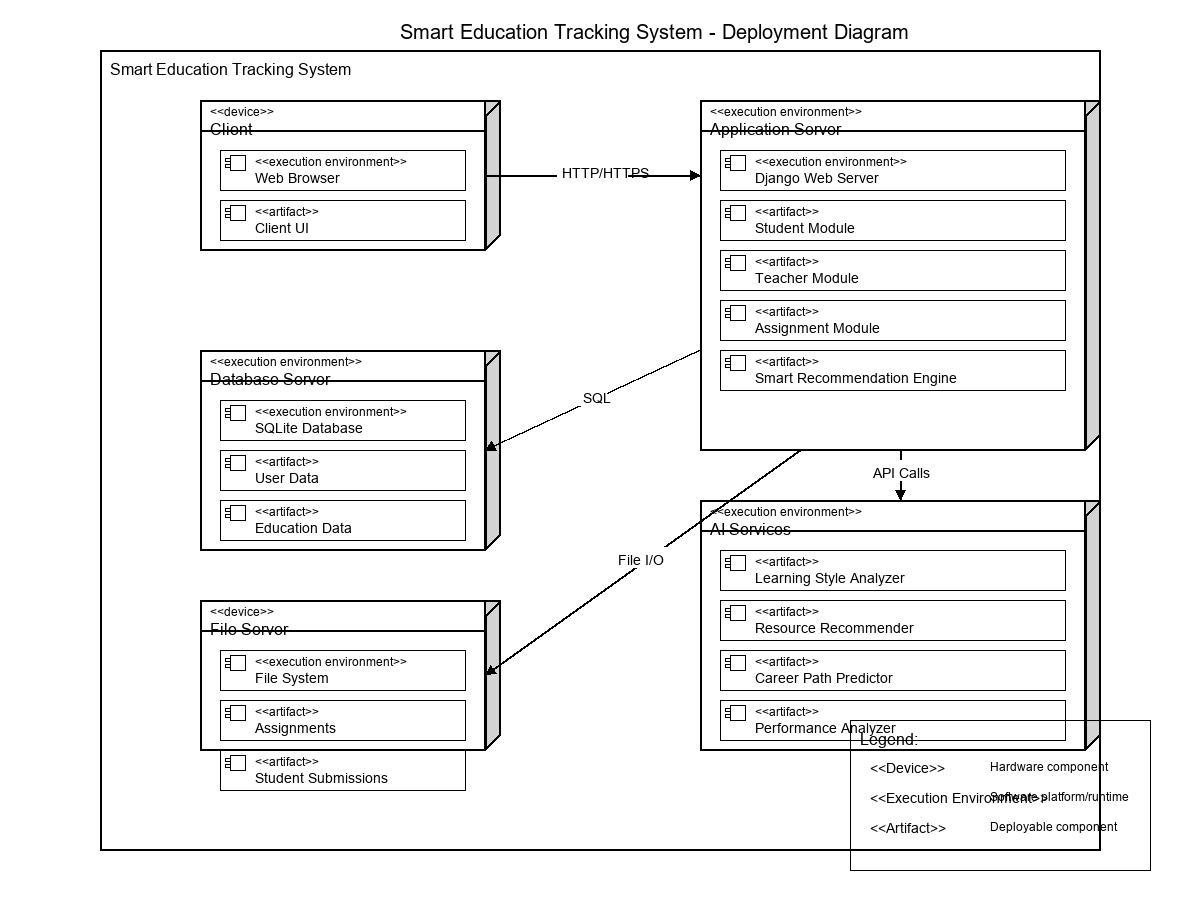

The Python source for this figure:
import matplotlib.pyplot as plt
import numpy as np
from PIL import Image, ImageDraw, ImageFont
import os

# Create a deployment diagram for the Smart Education Tracking System
WIDTH, HEIGHT = 1200, 900
image = Image.new('RGB', (WIDTH, HEIGHT), color='white')
draw = ImageDraw.Draw(image)

# Try to load font, use default if not available
try:
    title_font = ImageFont.truetype("arial.ttf", 20)
    header_font = ImageFont.truetype("arial.ttf", 16)
    normal_font = ImageFont.truetype("arial.ttf", 14)
    small_font = ImageFont.truetype("arial.ttf", 12)
except:
    title_font = ImageFont.load_default()
    header_font = ImageFont.load_default()
    normal_font = ImageFont.load_default()
    small_font = ImageFont.load_default()

# Draw title
draw.text((WIDTH//2-200, 20), "Smart Education Tracking System - Deployment Diagram", 
         fill="black", font=title_font)

# Draw nodes (deployment units)
def draw_node(x, y, width, height, title, components=None, stereotype=None):
    # Draw 3D box effect
    offset = 15
    # Draw back rectangle
    draw.rectangle([(x + offset, y), (x + width, y + height - offset)], 
                 outline="black", fill="lightgrey", width=2)
    # Draw top face
    draw.polygon([(x, y), (x + offset, y), (x + width, y), (x + width - offset, y)], 
                outline="black", fill="lightgrey", width=2)
    # Draw right face
    draw.polygon([(x + width, y), (x + width, y + height - offset), 
                  (x + width - offset, y + height), (x + width - offset, y + offset)], 
                outline="black", fill="lightgrey", width=2)
    
    # Draw main rectangle
    draw.rectangle([(x, y), (x + width - offset, y + height)], 
                 outline="black", fill="white", width=2)
    
    # Draw title separator
    title_height = 30
    draw.line([(x, y + title_height), (x + width - offset, y + title_height)], 
             fill="black", width=2)
    
    # Draw title
    if stereotype:
        draw.text((x + 10, y + 5), f"<<{stereotype}>>", fill="black", font=small_font)
        draw.text((x + 10, y + 20), title, fill="black", font=header_font)
    else:
        draw.text((x + 10, y + 5), title, fill="black", font=header_font)
    
    # Draw components if provided
    if components:
        for i, component in enumerate(components):
            comp_y = y + title_height + 20 + i * 50
            # Draw component box
            draw.rectangle([(x + 20, comp_y), (x + width - offset - 20, comp_y + 40)], 
                         outline="black", fill="white", width=1)
            
            # Draw component icon (small box with two tabs on left)
            icon_x, icon_y = x + 30, comp_y + 5
            icon_width, icon_height = 15, 15
            draw.rectangle([(icon_x, icon_y), (icon_x + icon_width, icon_y + icon_height)], 
                         outline="black", fill="white", width=1)
            draw.rectangle([(icon_x - 5, icon_y + 3), (icon_x, icon_y + 6)], 
                         outline="black", fill="white", width=1)
            draw.rectangle([(icon_x - 5, icon_y + 9), (icon_x, icon_y + 12)], 
                         outline="black", fill="white", width=1)
            
            # Draw component name
            comp_name, comp_stereotype = component
            if comp_stereotype:
                draw.text((icon_x + icon_width + 10, comp_y + 5), f"<<{comp_stereotype}>>", 
                         fill="black", font=small_font)
                draw.text((icon_x + icon_width + 10, comp_y + 20), comp_name, 
                         fill="black", font=normal_font)
            else:
                draw.text((icon_x + icon_width + 10, comp_y + 10), comp_name, 
                         fill="black", font=normal_font)

# Draw connections between nodes
def draw_connection(start_x, start_y, end_x, end_y, label=None, style="solid"):
    # Draw line based on style
    if style == "solid":
        draw.line([(start_x, start_y), (end_x, end_y)], fill="black", width=2)
    elif style == "dashed":
        # Draw dashed line
        dash_length = 10
        dist = np.sqrt((end_x - start_x)**2 + (end_y - start_y)**2)
        num_dashes = int(dist / (dash_length * 2))
        if num_dashes == 0:
            num_dashes = 1
        
        for i in range(num_dashes):
            t1 = i / num_dashes
            t2 = (i + 0.5) / num_dashes
            
            x1 = start_x + (end_x - start_x) * t1
            y1 = start_y + (end_y - start_y) * t1
            x2 = start_x + (end_x - start_x) * t2
            y2 = start_y + (end_y - start_y) * t2
            
            draw.line([(x1, y1), (x2, y2)], fill="black", width=2)
    
    # Add arrowhead
    arrow_size = 10
    angle = np.arctan2(end_y - start_y, end_x - start_x)
    
    arrow_x1 = end_x - arrow_size * np.cos(angle) - arrow_size/2 * np.sin(angle)
    arrow_y1 = end_y - arrow_size * np.sin(angle) + arrow_size/2 * np.cos(angle)
    arrow_x2 = end_x - arrow_size * np.cos(angle) + arrow_size/2 * np.sin(angle)
    arrow_y2 = end_y - arrow_size * np.sin(angle) - arrow_size/2 * np.cos(angle)
    
    draw.polygon([(end_x, end_y), (arrow_x1, arrow_y1), (arrow_x2, arrow_y2)], 
                outline="black", fill="black")
    
    # Add label if provided
    if label:
        mid_x = (start_x + end_x) // 2
        mid_y = (start_y + end_y) // 2
        text_width = len(label) * 6
        draw.rectangle([(mid_x - text_width//2 - 5, mid_y - 15), 
                       (mid_x + text_width//2 + 5, mid_y + 5)], 
                     outline=None, fill="white")
        draw.text((mid_x - text_width//2, mid_y - 10), label, fill="black", font=normal_font)

# Draw client node
client_x, client_y = 200, 100
client_width, client_height = 300, 150
draw_node(client_x, client_y, client_width, client_height, "Client", 
         components=[
             ("Web Browser", "execution environment"),
             ("Client UI", "artifact")
         ],
         stereotype="device")

# Draw application server node
app_server_x, app_server_y = 700, 100
app_server_width, app_server_height = 400, 350
draw_node(app_server_x, app_server_y, app_server_width, app_server_height, "Application Server", 
         components=[
             ("Django Web Server", "execution environment"),
             ("Student Module", "artifact"),
             ("Teacher Module", "artifact"),
             ("Assignment Module", "artifact"),
             ("Smart Recommendation Engine", "artifact")
         ],
         stereotype="execution environment")

# Draw database server node
db_server_x, db_server_y = 200, 350
db_server_width, db_server_height = 300, 200
draw_node(db_server_x, db_server_y, db_server_width, db_server_height, "Database Server", 
         components=[
             ("SQLite Database", "execution environment"),
             ("User Data", "artifact"),
             ("Education Data", "artifact")
         ],
         stereotype="execution environment")

# Draw file server node
file_server_x, file_server_y = 200, 600
file_server_width, file_server_height = 300, 150
draw_node(file_server_x, file_server_y, file_server_width, file_server_height, "File Server", 
         components=[
             ("File System", "execution environment"),
             ("Assignments", "artifact"),
             ("Student Submissions", "artifact")
         ],
         stereotype="device")

# Draw AI services node
ai_services_x, ai_services_y = 700, 500
ai_services_width, ai_services_height = 400, 250
draw_node(ai_services_x, ai_services_y, ai_services_width, ai_services_height, "AI Services", 
         components=[
             ("Learning Style Analyzer", "artifact"),
             ("Resource Recommender", "artifact"),
             ("Career Path Predictor", "artifact"),
             ("Performance Analyzer", "artifact")
         ],
         stereotype="execution environment")

# Draw connections
# Client to App Server
draw_connection(client_x + client_width - 15, client_y + 75, 
               app_server_x, app_server_y + 75, 
               "HTTP/HTTPS", "solid")

# App Server to Database
draw_connection(app_server_x, app_server_y + 250, 
               db_server_x + db_server_width - 15, db_server_y + 100, 
               "SQL", "solid")

# App Server to File Server
draw_connection(app_server_x + 100, app_server_y + app_server_height, 
               file_server_x + file_server_width - 15, file_server_y + 75, 
               "File I/O", "solid")

# App Server to AI Services
draw_connection(app_server_x + 200, app_server_y + app_server_height, 
               ai_services_x + 200, ai_services_y, 
               "API Calls", "solid")

# Add system boundary
draw.rectangle([(100, 50), (WIDTH - 100, HEIGHT - 50)], 
             outline="black", width=2)
draw.text((110, 60), "Smart Education Tracking System", fill="black", font=header_font)

# Add legend
legend_x, legend_y = WIDTH - 350, HEIGHT - 180
draw.rectangle((legend_x, legend_y, legend_x + 300, legend_y + 150), outline="black")
draw.text((legend_x + 10, legend_y + 10), "Legend:", fill="black", font=header_font)

legend_items = [
    ("Device", "Hardware component"),
    ("Execution Environment", "Software platform/runtime"),
    ("Artifact", "Deployable component")
]

for i, (item, desc) in enumerate(legend_items):
    draw.text((legend_x + 20, legend_y + 40 + i*30), f"<<{item}>>", fill="black", font=normal_font)
    draw.text((legend_x + 140, legend_y + 40 + i*30), desc, fill="black", font=small_font)

# Save the image
image.save("deployment_diagram.png")
print("Deployment Diagram saved as deployment_diagram.png") 
